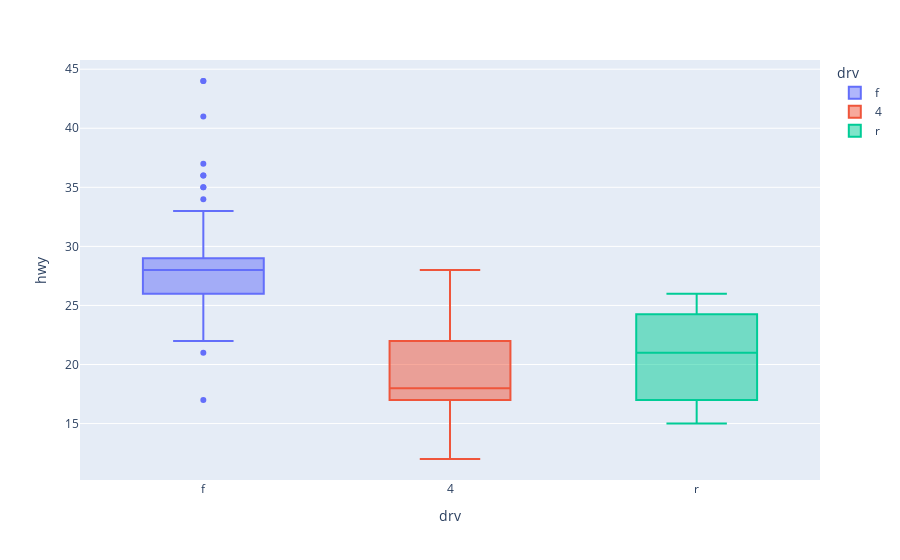

The notebook cell saved with this chart:
### Code cell
px.box(mpg, x = 'drv', y = 'hwy', color = 'drv')

### Figure 1 — Plotly figure (JSON) as saved in the notebook; plotly's stock layout.template omitted (floating-point values rounded to 4 significant figures)
{"data": [{"alignmentgroup": "True", "hovertemplate": "drv=%{x}<br>hwy=%{y}<extra></extra>", "legendgroup": "f", "marker": {"color": "#636efa"}, "name": "f", "notched": false, "offsetgroup": "f", "orientation": "v", "showlegend": true, "type": "box", "x": ["f", "f", "f", "f", "f", "f", "f", "f", "f", "f", "f", "f", "f", "f", "f", "f", "f", "f", "f", "f", "f", "f", "f", "f", "f", "f", "f", "f", "f", "f", "f", "f", "f", "f", "f", "f", "f", "f", "f", "f", "f", "f", "f", "f", "f", "f", "f", "f", "f", "f", "f", "f", "f", "f", "f", "f", "f", "f", "f", "f", "f", "f", "f", "f", "f", "f", "f", "f", "f", "f", "f", "f", "f", "f", "f", "f", "f", "f", "f", "f", "f", "f", "f", "f", "f", "f", "f", "f", "f", "f", "f", "f", "f", "f", "f", "f", "f", "f", "f", "f", "f", "f", "f", "f", "f", "f"], "x0": " ", "xaxis": "x", "y": [29, 29, 31, 30, 26, 26, 27, 27, 30, 26, 29, 26, 24, 24, 22, 22, 24, 24, 17, 22, 21, 23, 23, 33, 32, 32, 29, 32, 34, 36, 36, 29, 26, 27, 30, 31, 26, 26, 28, 26, 29, 28, 27, 24, 24, 24, 29, 27, 31, 32, 27, 26, 26, 25, 25, 26, 26, 27, 28, 25, 29, 27, 31, 31, 26, 26, 28, 27, 29, 31, 31, 26, 26, 27, 30, 33, 35, 37, 35, 29, 26, 29, 29, 24, 44, 29, 26, 29, 29, 29, 29, 23, 24, 44, 41, 29, 26, 28, 29, 29, 29, 28, 29, 26, 26, 26], "y0": " ", "yaxis": "y"}, {"alignmentgroup": "True", "hovertemplate": "drv=%{x}<br>hwy=%{y}<extra></extra>", "legendgroup": "4", "marker": {"color": "#EF553B"}, "name": "4", "notched": false, "offsetgroup": "4", "orientation": "v", "showlegend": true, "type": "box", "x": ["4", "4", "4", "4", "4", "4", "4", "4", "4", "4", "4", "4", "4", "4", "4", "4", "4", "4", "4", "4", "4", "4", "4", "4", "4", "4", "4", "4", "4", "4", "4", "4", "4", "4", "4", "4", "4", "4", "4", "4", "4", "4", "4", "4", "4", "4", "4", "4", "4", "4", "4", "4", "4", "4", "4", "4", "4", "4", "4", "4", "4", "4", "4", "4", "4", "4", "4", "4", "4", "4", "4", "4", "4", "4", "4", "4", "4", "4", "4", "4", "4", "4", "4", "4", "4", "4", "4", "4", "4", "4", "4", "4", "4", "4", "4", "4", "4", "4", "4", "4", "4", "4", "4"], "x0": " ", "xaxis": "x", "y": [26, 25, 28, 27, 25, 25, 25, 25, 24, 25, 23, 19, 14, 15, 17, 19, 18, 17, 17, 19, 19, 12, 17, 15, 17, 17, 12, 17, 16, 18, 15, 16, 12, 17, 17, 16, 12, 15, 16, 17, 15, 17, 19, 17, 19, 19, 17, 17, 17, 16, 16, 17, 15, 17, 22, 19, 20, 17, 12, 19, 18, 14, 15, 18, 18, 15, 17, 19, 19, 17, 17, 17, 20, 18, 25, 24, 27, 25, 26, 23, 26, 26, 26, 26, 25, 27, 25, 27, 20, 20, 19, 17, 20, 17, 15, 18, 20, 20, 22, 17, 19, 18, 20], "y0": " ", "yaxis": "y"}, {"alignmentgroup": "True", "hovertemplate": "drv=%{x}<br>hwy=%{y}<extra></extra>", "legendgroup": "r", "marker": {"color": "#00cc96"}, "name": "r", "notched": false, "offsetgroup": "r", "orientation": "v", "showlegend": true, "type": "box", "x": ["r", "r", "r", "r", "r", "r", "r", "r", "r", "r", "r", "r", "r", "r", "r", "r", "r", "r", "r", "r", "r", "r", "r", "r", "r"], "x0": " ", "xaxis": "x", "y": [20, 15, 20, 17, 17, 26, 23, 26, 25, 24, 17, 17, 18, 26, 25, 26, 24, 21, 22, 23, 22, 20, 17, 16, 18], "y0": " ", "yaxis": "y"}], "layout": {"boxmode": "overlay", "legend": {"title": {"text": "drv"}, "tracegroupgap": 0}, "margin": {"t": 60}, "xaxis": {"anchor": "y", "categoryarray": ["f", "4", "r"], "categoryorder": "array", "domain": [0, 1], "title": {"text": "drv"}}, "yaxis": {"anchor": "x", "domain": [0, 1], "title": {"text": "hwy"}}}}
